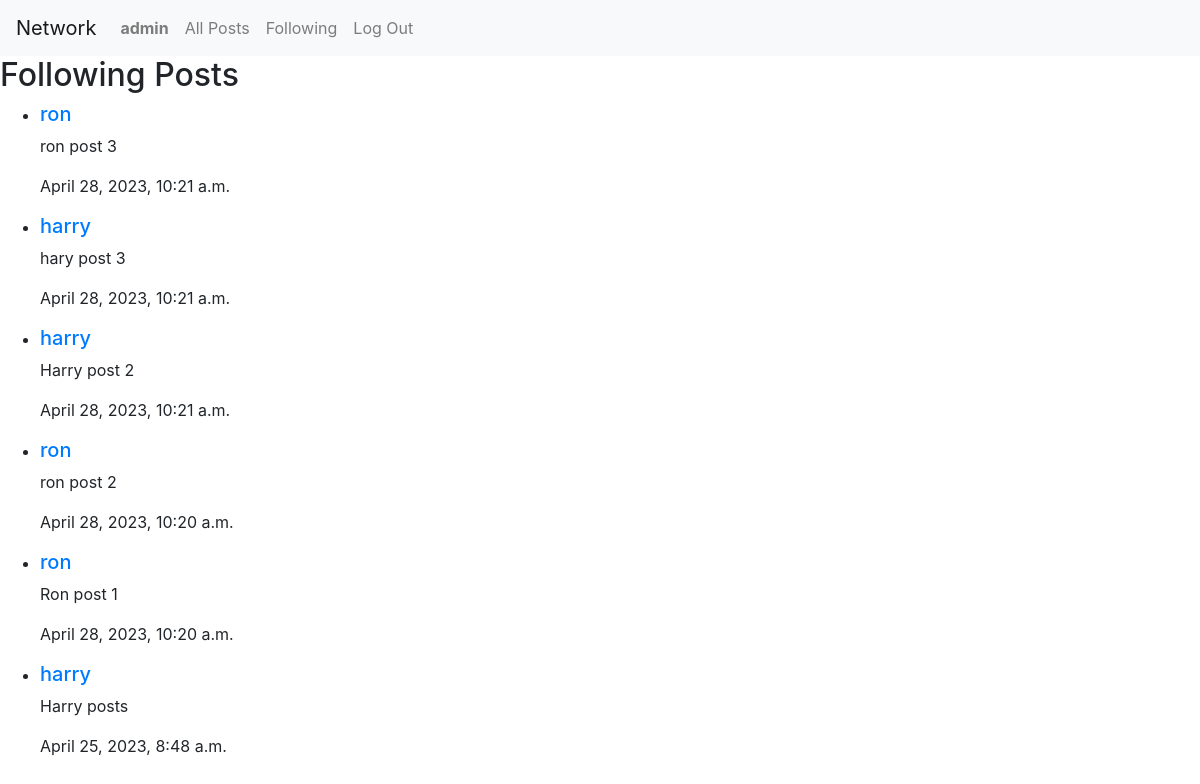
Page /following_posts (signed in) on the earlier database version.
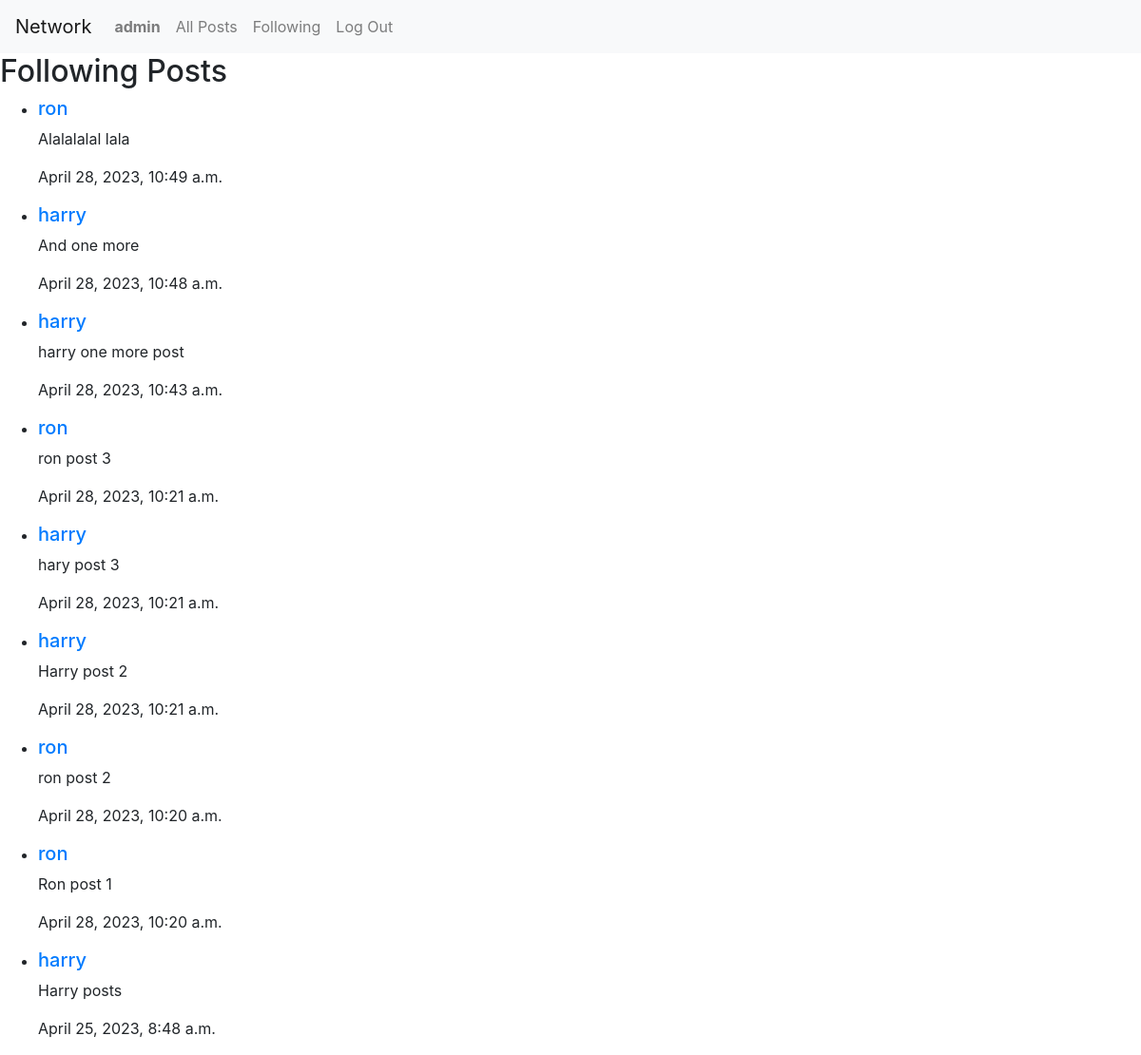
Same page on the later database version.
### network/models.py (models this page shows, shortened)
class User(AbstractUser):
    pass

class Post(models.Model):
    author = models.ForeignKey(User, on_delete=models.CASCADE, related_name="posts")
    content = models.CharField(max_length=150)
    date = models.DateTimeField(auto_now_add=True)

### network/views.py (the view)
# urls.py: path("following_posts", views.following_posts, name="following_posts"),
def following_posts(request):
    follow = Follow.objects.filter(follower=request.user)
    followers = []
    for target in follow:
        u = User.objects.get(followed_by=target)
        followers.append(u)
    posts = []
    for user in followers:
        user_posts = Post.objects.filter(author=user)
        for post in user_posts:
            posts.append(post)
    posts = sorted(posts, key=attrgetter("date"), reverse=True)
    return render(request, "network/following.html", {
        "posts": posts
    })

### network/templates/network/following.html (shortened to what this page needs)
{% extends "network/layout.html" %}
{% block body %}
	<div class="following">
		<h2>Following Posts</h2>
		<ul>
			{% for post in posts %}
				<li>
					<h5><a href="">{{ post.author }}</a></h5>
					<p>{{ post.content }}</p>
					<p>{{ post.date }}</p>
				</li>
			{% empty %}
				<p>There are no subscribtions yet!</p>
			{% endfor %}
		</ul>
	</div>
{% endblock %}

### network/templates/network/layout.html (shortened to what this page needs)
{% load static %}
<!DOCTYPE html>
<html lang="en">
    <head>
        <link rel="stylesheet" href="https://stackpath.bootstrapcdn.com/bootstrap/4.4.1/css/bootstrap.min.css">
        <link href="{% static 'network/styles.css' %}" rel="stylesheet">
    </head>
    <body>
        <nav class="navbar navbar-expand-lg navbar-light bg-light">
            <a class="navbar-brand" href="{% url 'index' %}">Network</a>
            <div>
              <ul class="navbar-nav mr-auto">
                {% if user.is_authenticated %}
                    <li class="nav-item">
                        <a class="nav-link" href="{% url 'profile' user_id=user.pk %}"><strong>{{ user.username }}</strong></a>
                    </li>
                {% endif %}
                <li class="nav-item">
                  <a class="nav-link" href="{% url 'index' %}">All Posts</a>
                </li>
                {% if user.is_authenticated %}
                    <li class="nav-item">
                        <a class="nav-link" href="{% url 'following_posts' %}">Following</a>
                    </li>
                    <li class="nav-item">
                        <a class="nav-link" href="{% url 'logout' %}">Log Out</a>
                    </li>
                {% endif %}
              </ul>
            </div>
          </nav>
        <div class="body">
            {% block body %}
            {% endblock %}
        </div>
    </body>
</html>

Differences in the rows shown:
added Post: author "ron", content "Alalalalal lala", date "April 28, 2023, 10:49 a.m."
added Post: author "harry", content "And one more", date "April 28, 2023, 10:48 a.m."
added Post: author "harry", content "harry one more post", date "April 28, 2023, 10:43 a.m."
